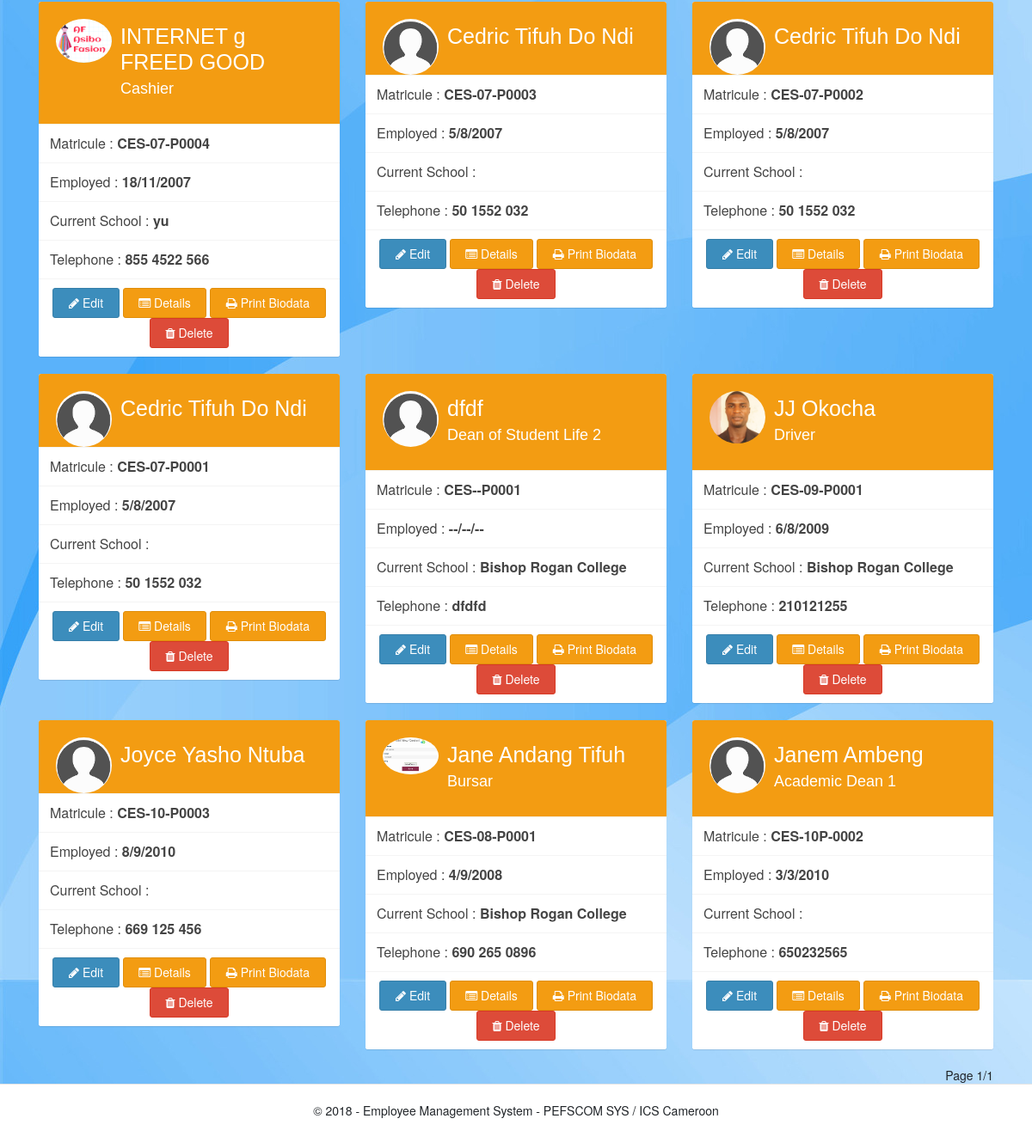
Page /admin/employee_list.php (lower part) on the earlier database version.
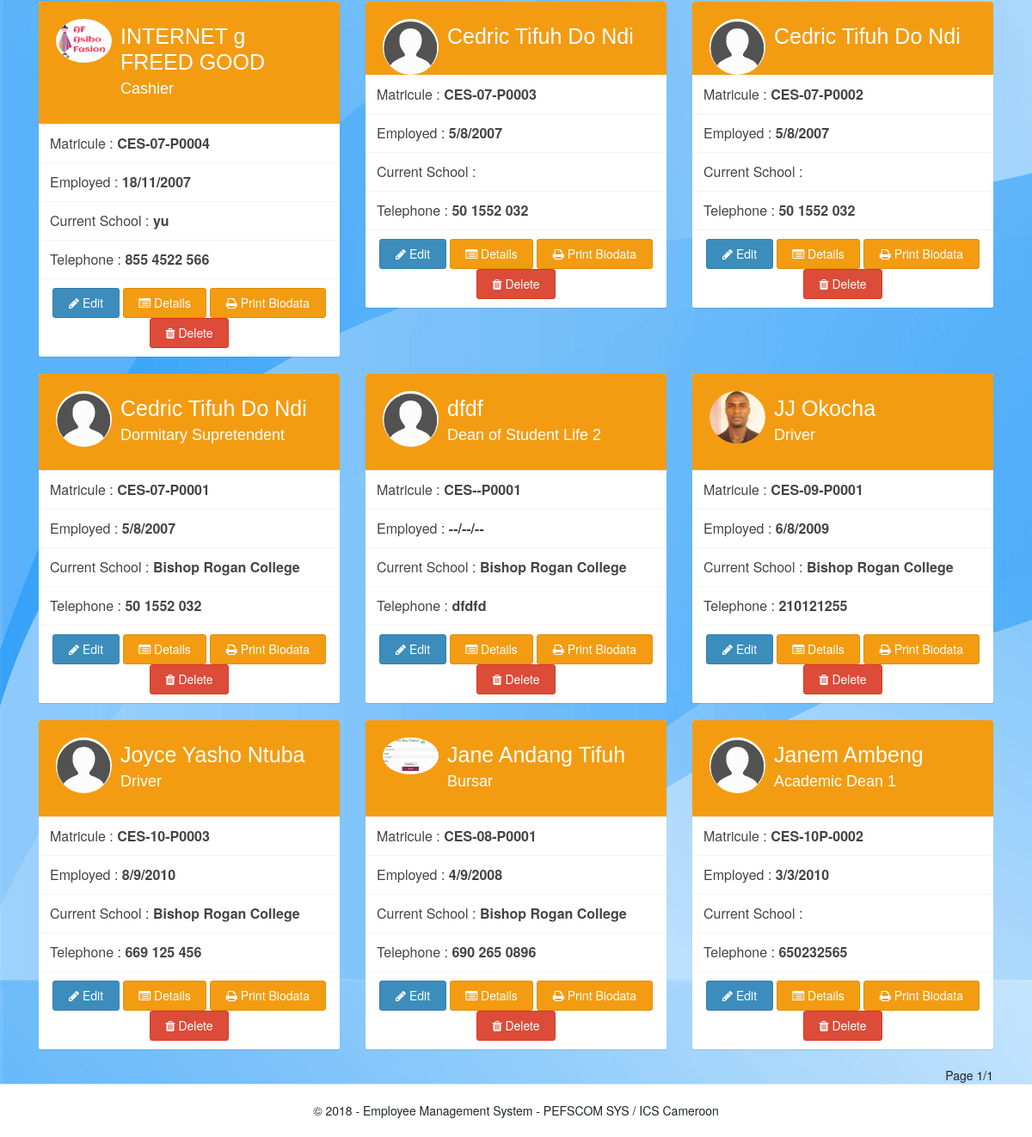
Same page on the later database version.
### tables this page shows
CREATE TABLE `employees` (
  `id` int(50) NOT NULL,
  `profile` varchar(400) NOT NULL,
  `entry_day` varchar(400) NOT NULL,
  `entry_month` varchar(400) NOT NULL,
  `p_issue` varchar(400) NOT NULL,
  `fname` varchar(400) NOT NULL,
  `matricule` varchar(400) NOT NULL,
  `position` varchar(400) NOT NULL,
  `entry_year` varchar(400) NOT NULL,
  `day` varchar(400) NOT NULL,
  `month` varchar(400) NOT NULL,
  `year` varchar(400) NOT NULL,
  `status` varchar(400) NOT NULL,
  `age` varchar(400) NOT NULL,
  `extra` varchar(400) NOT NULL,
  `cat` varchar(400) NOT NULL,
  `married` varchar(400) NOT NULL,
  `qualification` varchar(400) NOT NULL,
  `contact` varchar(400) NOT NULL,
  `hqual` varchar(400) NOT NULL,
  `date` varchar(400) NOT NULL,
  `time` varchar(400) NOT NULL,
  `origin` varchar(400) NOT NULL,
  `workp` varchar(400) NOT NULL,
  `salary` varchar(400) NOT NULL,
  `nsif` varchar(400) NOT NULL,
  `sex` varchar(400) NOT NULL,
  `bank` varchar(400) NOT NULL,
  `idcard` varchar(400) NOT NULL,
  `bankname` varchar(400) NOT NULL,
  `children` varchar(400) NOT NULL,
  `schoolid` varchar(400) NOT NULL,
  `apartment` varchar(400) NOT NULL,
  `prefix` varchar(400) NOT NULL,
  `sac` varchar(400) NOT NULL,
  `school_id` varchar(400) NOT NULL,
  `next_of_kin` varchar(400) NOT NULL,
  `disability` varchar(400) NOT NULL,
  `religion` varchar(400) NOT NULL,
  `pref` varchar(400) NOT NULL,
  `f_name` varchar(400) NOT NULL,
  `m_name` varchar(400) NOT NULL,
  `date_issue` varchar(400) NOT NULL,
  `date_expire` varchar(50) NOT NULL,
  `id_issue` varchar(20) NOT NULL,
  `l_name` varchar(400) NOT NULL,
  `o_name` varchar(400) NOT NULL,
  `achildren` varchar(400) NOT NULL,
  `dependent` varchar(400) NOT NULL,
  `birth_place` varchar(400) NOT NULL,
  `nationality` varchar(400) NOT NULL,
  `bepha` varchar(400) NOT NULL,
  `cm` int(255) NOT NULL,
  `email` varchar(100) NOT NULL,
  `competence` text NOT NULL,
  `residence` text NOT NULL
);

CREATE TABLE `functions` (
  `id` int(50) NOT NULL,
  `function` text NOT NULL,
  `extra` text NOT NULL
);

CREATE TABLE `schools` (
  `id` int(20) NOT NULL,
  `name` varchar(100) NOT NULL,
  `address` text NOT NULL,
  `abbreviation` varchar(30) NOT NULL,
  `tel` varchar(30) NOT NULL,
  `email` varchar(60) NOT NULL,
  `website` varchar(100) NOT NULL,
  `logo` text NOT NULL,
  `time_added` timestamp NOT NULL DEFAULT CURRENT_TIMESTAMP
);

### admin/employee_list.php (the view, shortened to what this page needs)
<?php
include_once '../classes/class.Constants.php';
$db = new dbc();
$dbc = $db->get_instance();
if(isset($_GET['filter']))
{
    $school = filter($_GET['school']);
    $query = "SELECT * FROM `employees` WHERE `school_id` = '$school' ";
    $result = mysqli_query($dbc, $query)
        or die('Error');
    $page_number  = 1;
    $page_count = 1;
    $count = 1;
}
else {
    $results_per_page = 30;
    if(isset($_GET['page']))
    {
        $page_number = filter($_GET['page']);
        $inter  = $page_number - 1;
        $count = (int) ($inter * $results_per_page) + 1;
    }
    else
    {
        $page_number = 1;
    }
    if($page_number < 2)
    {
        $start = 0;
    }
     else {
         $start = (($page_number - 1) * ($results_per_page));
    }
    $query = "SELECT * from `employees`  ";
    $result  = mysqli_query($dbc, $query);
    $total = mysqli_num_rows($result);
    if($results_per_page >= 1)
    {
       $number_of_pages = ceil($total/$results_per_page);
       if($number_of_pages < 1)
       {
           $page_count = 1;
       }
       else
       {
           $page_count = $number_of_pages;
       }
    }
    else
    {
        $error = "Results Per page Cannot be zero or Less";
        $page_count = 1;
    }
    $end = $results_per_page;
    $query = "SELECT * FROM `employees`  ORDER BY `id` DESC LIMIT $start, $end";
    $result = mysqli_query($dbc, $query)
            or die("Error");
}
function getFunction($id)
{
    global $dbc;
    $query = "SELECT `function` FROM `functions` WHERE `id` = '$id' ";
    $result = mysqli_query($dbc, $query)
        or die("Error");
    list($function)  = mysqli_fetch_array($result);
    return $function;
}
function getSchool($id)
{
    global $dbc;
    $query = "SELECT `name` FROM `schools` WHERE `id` = '$id' ";
    $result = mysqli_query($dbc, $query)
        or die("Error");
    list($school) = mysqli_fetch_array($result);
    return $school;
}
include_once 'includes/head.php';
 ?>
 <link rel="stylesheet" href="../assets/css/lib/sweetalert2.min.css">
 <?php
include_once 'includes/top_bar.php';
  ?>
  <br>
  <div class="wrapper">
      <div class="container-fluid">
          <br>
          <div class="row" id="data">
              <?php
              while($row = mysqli_fetch_array($result))
              {
                  $defaultUser = '../' . Constants::DEFAULT_AVATAR;
                  $avatar = $row['profile'];
                  if(!empty($avatar))
                  {
                      if(file_exists('../' . $avatar))
                      {
                          $avatar = '../' . $avatar;
                      }
                      else {
                          $avatar = $defaultUser;
                      }
                  }
                  else {
                      $avatar = $defaultUser;
                  }
                  ?>
                  <div class="col-md-4">
                    <div class="box box-widget widget-user-2">
                      <div class="widget-user-header bg-yellow">
                        <div class="widget-user-image">
                          <img class="img-circle" src="<?php echo $avatar; ?>" alt="User Avatar">
                        </div>
                        <h3 class="widget-user-username"><?php echo $row['fname']; ?></h3>
                        <h4 class="widget-user-desc"><?php echo getFunction($row['position']);  ?></h4>
                      </div>
                      <div class="box-footer no-padding">
                        <ul class="nav nav-stacked nav-me">
                            <li>
                                <a href="#">
                                    Matricule :
                                    <strong><?php echo $row['matricule']; ?></strong>
                                </a>
                            </li>
                          <li>
                              <a href="#">Employed : <strong> <?php echo $row['entry_day'] . '/' .
                                    $row['entry_month'] . '/' . $row['entry_year']; ?> </strong>
                              </a>
                         </li>
                          <li>
                              <a href="#">
                                  Current School :
                                  <span class="">
                                      <strong>
                                          <?php echo getSchool($row['school_id']); ?>
                                      </strong>
                                  </span>
                              </a>
                          </li>
                          <li><a href="#">
                              Telephone :
                              <strong class=""><?php echo $row['contact']; ?></strong>
                                </a>
                          </li>
                          <li class="text-center last-list">
                              <span>
                                  <a href="edit_profile.php?matricule=<?php echo $row['matricule']; ?>" class="btn btn-primary">
                                  <i class="fa fa-pencil"></i>
                                  Edit
                                    </a>
                            </span>
                              <span>
                                  <a href="employee_details.php?matricule=<?php echo $row['matricule']; ?>"
                                      class="btn btn-warning">
                                      <i class="fa fa-list-alt"></i>
                                      Details
                                  </a>
                              </span>
                              <span>
                                  <a href="#" class="btn btn-warning biodata"
                                  data-id1="<?php echo $row['matricule']; ?>">
                                      <i class="fa fa-print"></i>
                                      Print Biodata
                                  </a>
                              </span>
                              <span>
                                  <a href="#" class="btn btn-danger delete"
                                  data-id1="<?php echo $row['matricule']; ?>">
                                      <i class="fa fa-trash"></i>
                                      Delete
                                  </a>
                              </span>
                          </li>
                        </ul>
                      </div>
                    </div>
                  </div>
                  <?php
              }
               ?>
          </div>
          <div class="row">
              <div class="col-md-12">
                  <div class="pull-right">
                      Page <?php echo $page_number; ?>/<?php echo $page_count; ?>
                  </div>
              </div>
          </div>
          <div class="row">
              <div class="col-md-12">
              </div>
          </div>
      </div>
  </div>
  <?php
include_once 'includes/footer.php';
   ?>
 <?php
include_once 'includes/end.php';
  ?>

### admin/includes/head.php (shortened to what this page needs)
<!DOCTYPE html>
<html>
    <head>
        <link href="../assets/css/bootstrap.min.css" rel="stylesheet" type="text/css" />
        <link href="../assets/css/icons.css" rel="stylesheet" type="text/css" />
        <link href="../assets/css/style.css" rel="stylesheet" type="text/css" />
        <link href="../assets/css/AdminLTE.css" rel="stylesheet" type="text/css" />
        <link href="../assets/css/animate.css" rel="stylesheet" type="text/css" />
        <link href="../assets/css/app.css" rel="stylesheet" type="text/css" />

### admin/includes/top_bar.php (shortened to what this page needs)
</head>
<body>

### admin/includes/footer.php
<footer class="footer">
    <div class="container">
        <div class="row">
            <div class="col-12 text-center">
                © 2018 - Employee Management System - PEFSCOM SYS / ICS Cameroon
            </div>
        </div>
    </div>
</footer>

### admin/includes/end.php
</body>
</html>

### assets/css/app.css (style rules this page uses)
body { background: url('../images/bg.jpg'); }
.nav-stacked > li > a { border-radius: 0; border-top: 0; border-left: 3px solid transparent; color: #444; display: block; padding: 10px; font-size: 16px; }
.nav-me { display: block; }
.img-circle { border-radius: 50%; }
.last-list { padding: 10px; }

Differences in the rows shown:
changed employees "CES-07-P0001": position.function (not shown) → "Dormitary Supretendent"; school.name (not shown) → "Bishop Rogan College"
changed employees "Joyce Yasho Ntuba": position.function (not shown) → "Driver"; school.name (not shown) → "Bishop Rogan College"
